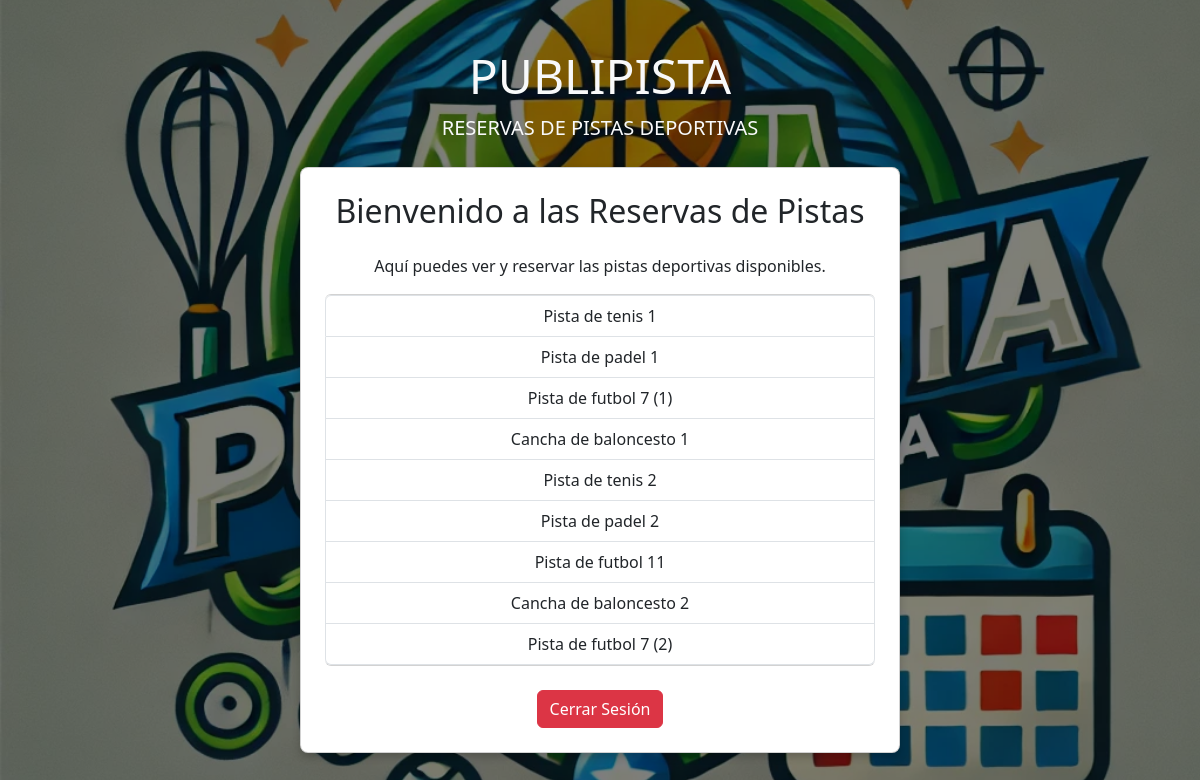
/pistas.php (signed in), run on the app's committed database.
### tables this page shows
CREATE TABLE `pistas` (
  `id` int(11) NOT NULL,
  `nombre` varchar(50) DEFAULT NULL,
  `tipo` enum('tenis','padel','futbol_7','futbol_11','baloncesto') DEFAULT NULL,
  `ubicacion` varchar(100) DEFAULT NULL,
  `precio_base` decimal(10,2) NOT NULL DEFAULT 10.00
);

### pistas.php (the view, shortened to what this page needs)
<?php
include 'publipistaBD.php';
$sql = "SELECT id, nombre FROM pistas";
$result = $conn->query($sql);
?>
<!DOCTYPE html>
<html lang="es">
<head>
    <link rel="stylesheet" href="https://cdn.jsdelivr.net/npm/bootstrap-icons@1.11.3/font/bootstrap-icons.min.css" />
    <link rel="stylesheet" href="bootstrap/css/bootstrap.min.css" />
    <link rel="stylesheet" href="bootstrap/css/miestilo.css" />
</head>
<body class="full-background d-flex align-items-center justify-content-center vh-100">
    <div class="container text-center">
        <div class="logo-section mb-4">
            <h1 class="display-5 text-light">PUBLIPISTA</h1>
            <p class="lead text-light">RESERVAS DE PISTAS DEPORTIVAS</p>
        </div>
        <div class="card mx-auto p-4" style="max-width: 600px;">
            <h2 class="card-title text-center mb-4">Bienvenido a las Reservas de Pistas</h2>
            <p class="text-center">Aquí puedes ver y reservar las pistas deportivas disponibles.</p>
            <div class="list-group">
                <?php
                if ($result->num_rows > 0) {
                    while ($row = $result->fetch_assoc()) {
                        echo '<a href="#" class="list-group-item list-group-item-action" onclick="abrirModalReserva(' . $row['id'] . ')">' . htmlspecialchars($row['nombre']) . '</a>';
                    }
                } else {
                    echo '<p class="text-center">No hay pistas disponibles en este momento.</p>';
                }
                ?>
            </div>
            <div class="mt-4">
                <a href="logout.php" class="btn btn-danger">Cerrar Sesión</a>
            </div>
        </div>
    </div>
</body>
</html>

### data on the page
pistas: nombre "Pista de tenis 1"
pistas: nombre "Pista de padel 1"
pistas: nombre "Pista de futbol 7 (1)"
pistas: nombre "Cancha de baloncesto 1"
pistas: nombre "Pista de tenis 2"
pistas: nombre "Pista de padel 2"
pistas: nombre "Pista de futbol 11"
pistas: nombre "Cancha de baloncesto 2"
pistas: nombre "Pista de futbol 7 (2)"
